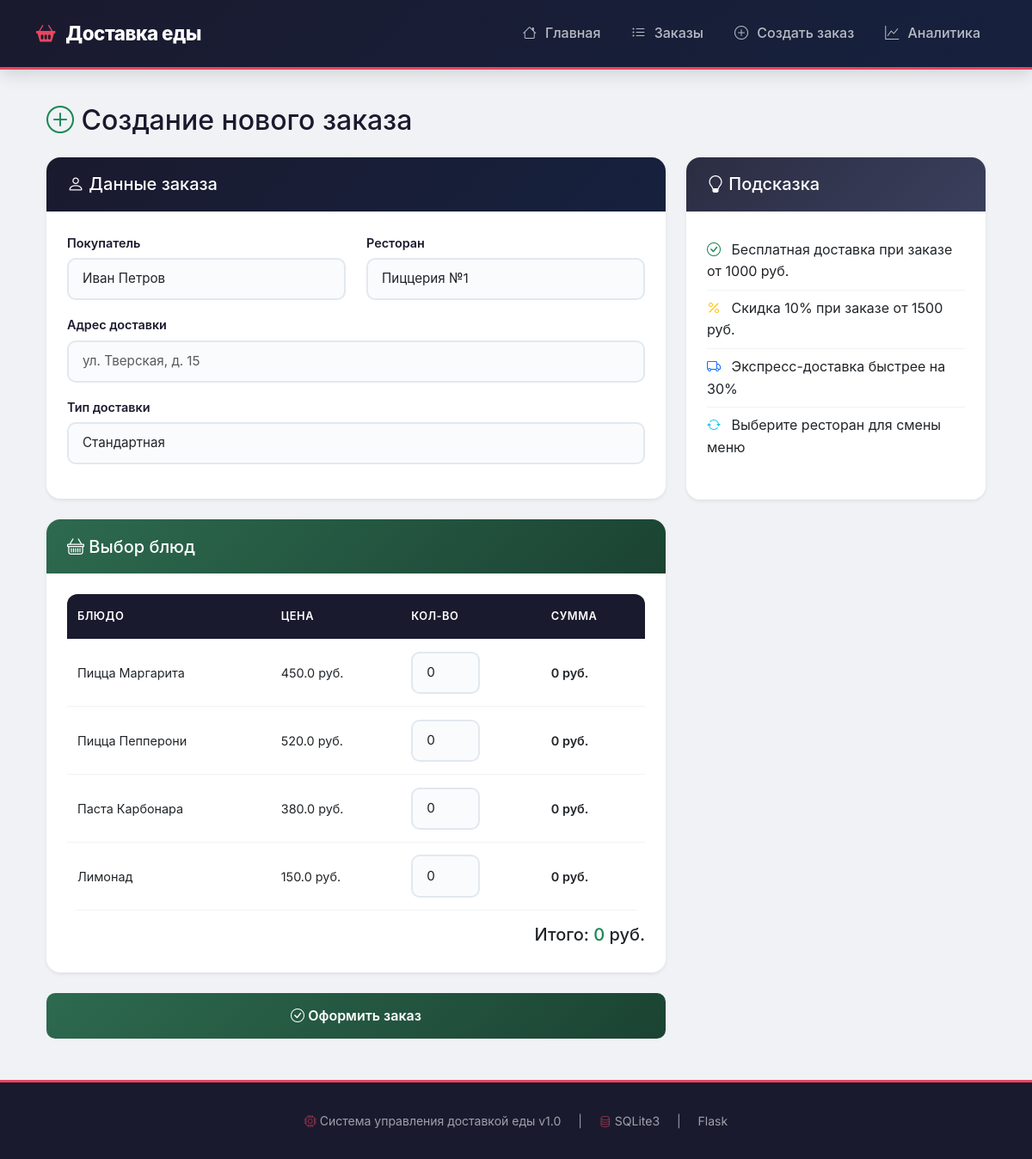
Screenshot of /create_order with the database file from the repository.
### tables this page shows
CREATE TABLE menu_items (
                id INTEGER PRIMARY KEY AUTOINCREMENT,
                restaurant_id INTEGER NOT NULL,
                name TEXT NOT NULL,
                description TEXT,
                price REAL NOT NULL,
                category TEXT,
                is_available BOOLEAN DEFAULT 1,
                created_at TIMESTAMP DEFAULT CURRENT_TIMESTAMP,
                FOREIGN KEY (restaurant_id) REFERENCES restaurants(id) ON DELETE CASCADE
            );

### web/app.py (the view, shortened to what this page needs)
@app.route('/create_order', methods=['GET', 'POST'])
def create_order():
    conn = db._get_connection()
    cursor = conn.cursor()
    cursor.execute("SELECT id, name FROM users WHERE role = 'customer'")
    users = cursor.fetchall()
    cursor.execute("SELECT id, name FROM restaurants")
    restaurants = cursor.fetchall()
    cursor.execute("SELECT id, name, price FROM menu_items WHERE restaurant_id = 1 AND is_available = 1")
    menu_items = cursor.fetchall()
    return render_template('create_order.html',
                          users=users,
                          restaurants=restaurants,
                          menu_items=menu_items,
                          status_ru=STATUS_RU)

### src/database.py (called while the page is built)
    def _get_connection(self):
        if not hasattr(self._local, 'connection') or self._local.connection is None:
            self._local.connection = sqlite3.connect(self.db_path, check_same_thread=False)
            self._local.connection.row_factory = sqlite3.Row
        return self._local.connection

    def close(self):
        if hasattr(self._local, 'connection') and self._local.connection:
            self._local.connection.close()
            self._local.connection = None

### web/templates/create_order.html (shortened to what this page needs)
{% extends "base.html" %}
{% block content %}
<div class="container">
    <h2 class="mb-4"><i class="bi bi-plus-circle text-success"></i> Создание нового заказа</h2>
    <div class="row">
        <div class="col-lg-8">
            <form method="POST" action="{{ url_for('create_order') }}" id="orderForm">
                <div class="card shadow-sm mb-4">
                    <div class="card-header bg-primary text-white">
                        <h5 class="mb-0"><i class="bi bi-person"></i> Данные заказа</h5>
                    </div>
                    <div class="card-body">
                        <div class="row">
                            <div class="col-md-6">
                                <div class="mb-3">
                                    <label for="user_id" class="form-label">Покупатель</label>
                                    <select class="form-select" id="user_id" name="user_id" required>
                                        {% for user in users %}
                                        <option value="{{ user[0] }}">{{ user[1] }}</option>
                                        {% endfor %}
                                    </select>
                                </div>
                            </div>
                            <div class="col-md-6">
                                <div class="mb-3">
                                    <label for="restaurant_id" class="form-label">Ресторан</label>
                                    <select class="form-select" id="restaurant_id" name="restaurant_id" required>
                                        {% for restaurant in restaurants %}
                                        <option value="{{ restaurant[0] }}">{{ restaurant[1] }}</option>
                                        {% endfor %}
                                    </select>
                                </div>
                            </div>
                        </div>
                        <div class="mb-3">
                            <label for="address" class="form-label">Адрес доставки</label>
                            <input type="text" class="form-control" id="address" name="address"
                                   placeholder="ул. Тверская, д. 15" required>
                        </div>
                        <div class="mb-3">
                            <label for="delivery_type" class="form-label">Тип доставки</label>
                            <select class="form-select" id="delivery_type" name="delivery_type">
                                <option value="standard">Стандартная</option>
                            </select>
                        </div>
                    </div>
                </div>
                <div class="card shadow-sm mb-4">
                    <div class="card-header bg-success text-white">
                        <h5 class="mb-0"><i class="bi bi-basket"></i> Выбор блюд</h5>
                    </div>
                    <div class="card-body">
                        <div id="menuContainer">
                            <div class="table-responsive">
                                <table class="table" id="menuTable">
                                    <thead>
                                        <tr>
                                            <th>Блюдо</th>
                                            <th>Цена</th>
                                            <th>Кол-во</th>
                                            <th>Сумма</th>
                                        </tr>
                                    </thead>
                                    <tbody id="menuBody">
                                        {% for item in menu_items %}
                                        <tr>
                                            <td>{{ item[1] }}</td>
                                            <td>{{ item[2] }} руб.</td>
                                            <td>
                                                <input type="number" class="form-control form-control-sm quantity"
                                                       name="quantity[]" value="0" min="0" max="10"
                                                       data-price="{{ item[2] }}" data-name="{{ item[1] }}"
                                                       data-id="{{ item[0] }}">
                                            </td>
                                            <td class="item-total">0 руб.</td>
                                        </tr>
                                        {% endfor %}
                                    </tbody>
                                </table>
                            </div>
                        </div>
                        <div class="text-end mt-3">
                            <h5>Итого: <span id="totalDisplay" class="text-success">0</span> руб.</h5>
                        </div>
                    </div>
                </div>
                <div class="d-grid gap-2">
                    <button type="submit" class="btn btn-success btn-lg">
                        <i class="bi bi-check-circle"></i> Оформить заказ
                    </button>
                </div>
            </form>
        </div>
        <div class="col-lg-4">
            <div class="card shadow-sm">
                <div class="card-header bg-info text-white">
                    <h5 class="mb-0"><i class="bi bi-lightbulb"></i> Подсказка</h5>
                </div>
                <div class="card-body">
                    <ul class="list-unstyled">
                        <li><i class="bi bi-check-circle text-success"></i> Бесплатная доставка при заказе от 1000 руб.</li>
                        <li><i class="bi bi-percent text-warning"></i> Скидка 10% при заказе от 1500 руб.</li>
                        <li><i class="bi bi-truck text-primary"></i> Экспресс-доставка быстрее на 30%</li>
                        <li><i class="bi bi-arrow-repeat text-info"></i> Выберите ресторан для смены меню</li>
                    </ul>
                </div>
            </div>
        </div>
    </div>
</div>
{% endblock %}

### web/static/css/style.css (style rules this page uses)
* { margin: 0; padding: 0; box-sizing: border-box; }
body { font-family: 'Inter', -apple-system, BlinkMacSystemFont, 'Segoe UI', Roboto, sans-serif; background: #f0f2f5; min-height: 100vh; display: flex; flex-direction: column; color: #1a1a2e; line-height: 1.6; }
.card { border: none; border-radius: 16px; box-shadow: 0 2px 16px rgba(0, 0, 0, 0.06); transition: all 0.3s cubic-bezier(0.4, 0, 0.2, 1); background: #ffffff; overflow: hidden; }
.card-header { font-weight: 700; border: none; padding: 1.2rem 1.5rem; }
.card-body { padding: 1.5rem; }
.card-header.bg-primary { background: linear-gradient(135deg, #1a1a2e, #16213e) !important; }
.card-header.bg-success { background: linear-gradient(135deg, #2d6a4f, #1b4332) !important; }
.card-header.bg-info { background: linear-gradient(135deg, #2b2d42, #3a3f5c) !important; }
.table { border-radius: 12px; overflow: hidden; margin-bottom: 0; font-size: 0.9rem; }
.table thead th { background: #1a1a2e; color: #fff; font-weight: 600; font-size: 0.8rem; text-transform: uppercase; letter-spacing: 0.5px; padding: 1rem 0.75rem; border: none; }
.table tbody td { padding: 0.9rem 0.75rem; vertical-align: middle; border-bottom: 1px solid #f0f2f5; }
.table tbody tr { transition: all 0.2s ease; }
.btn { font-weight: 600; border-radius: 10px; padding: 0.6rem 1.5rem; transition: all 0.3s cubic-bezier(0.4, 0, 0.2, 1); border: none; }
.btn-success { background: linear-gradient(135deg, #2d6a4f, #1b4332); color: #fff; }
.btn-lg { padding: 0.9rem 2rem; font-size: 1rem; }
.form-control { border-radius: 10px; border: 2px solid #e2e8f0; padding: 0.7rem 1rem; font-size: 0.95rem; transition: all 0.3s ease; background: #fafbfc; }
.form-select { border-radius: 10px; border: 2px solid #e2e8f0; padding: 0.7rem 1rem; font-size: 0.95rem; background: #fafbfc; transition: all 0.3s ease; cursor: pointer; }
.form-label { font-weight: 600; font-size: 0.9rem; color: #1a1a2e; margin-bottom: 0.4rem; }
.item-total { font-weight: 600; color: #1a1a2e; }
#menuTable .quantity { max-width: 80px; display: inline-block; }
.list-unstyled i { width: 24px; display: inline-block; }
.list-unstyled li { padding: 0.5rem 0; border-bottom: 1px solid rgba(0, 0, 0, 0.05); }
.list-unstyled li:last-child { border-bottom: none; }

### rows the page displays
menu_items: name "Пицца Маргарита", price "450.0"
menu_items: name "Пицца Пепперони", price "520.0"
menu_items: name "Паста Карбонара", price "380.0"
menu_items: name "Лимонад", price "150.0"

### other values shown
form field user_id "Иван Петров"
form field restaurant_id "Пиццерия №1"
